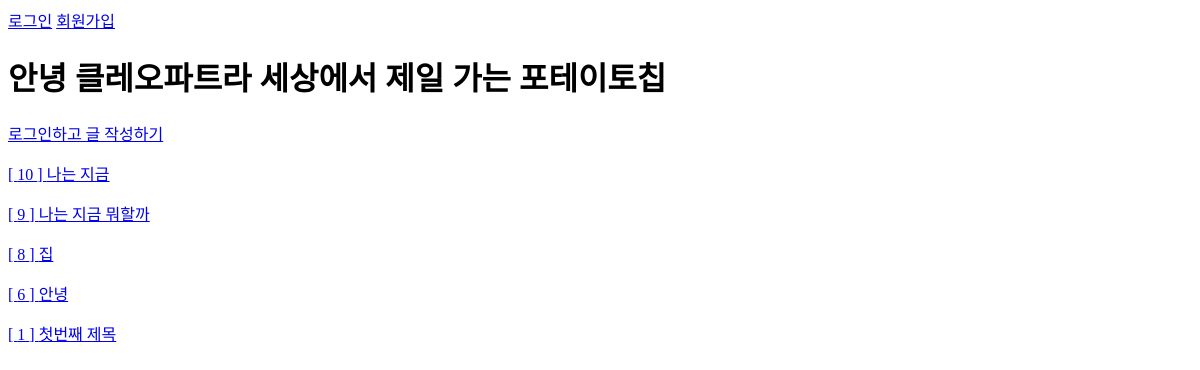
Page /aaa/ on the earlier database version.
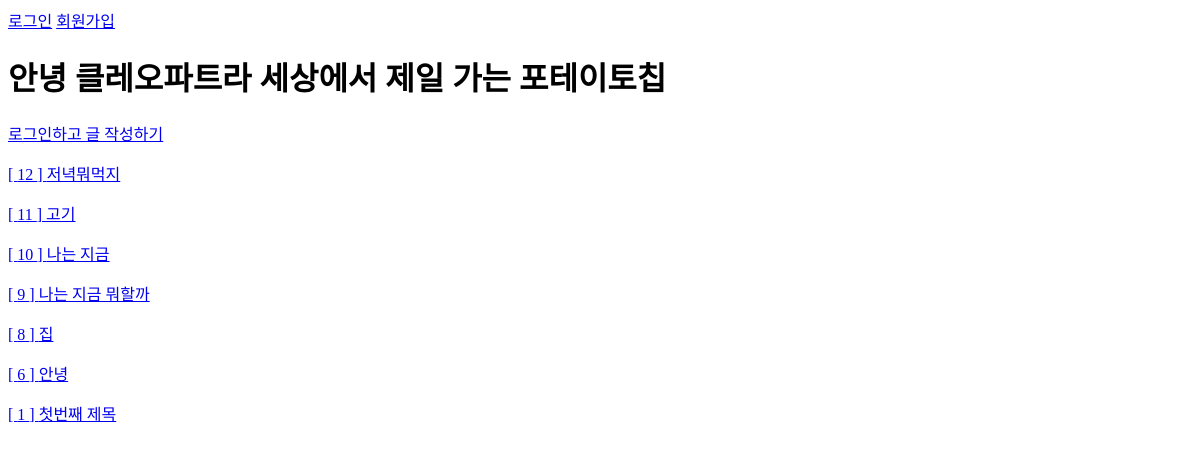
Same page on the later database version.
### aaa/models.py (models this page shows, shortened)
class Article(models.Model):
    title = models.CharField(max_length=50)
    content = models.TextField()
    created_at = models.DateTimeField(auto_now_add=True)
    updated_at = models.DateTimeField(auto_now=True)
    image =models.ImageField(upload_to="images/", blank=True)

### aaa/views.py (the view)
# urls.py: path('', views.articles, name="articles"),
def articles(request):
    articles = Article.objects.all().order_by("-pk")
    context = {
        "articles": articles,
    }
    return render(request, "articles.html", context)

### aaa/templates/articles.html
{% extends 'base.html' %}
{% block content %}
<h1>안녕 클레오파트라 세상에서 제일 가는 포테이토칩</h1>
{% if request.user.is_authenticated %}
    <a href="{% url 'create' %}">
    <button>새로운 글 작성</button>
    </a>
{% else %}
    <a href="{% url 'accounts:login' %}">로그인하고 글 작성하기</a>
{% endif %}
{% for article in articles %}
    <a href="{% url 'article_detail' article.pk %}">
        <p>[ {{ article.pk }} ] {{ article.title }}</p>
    </a>
    {% endfor %}
{% endblock content %}

### templates/base.html (shortened to what this page needs)
{% load static %}
<!DOCTYPE html>
<html lang="en">
<head>
    <link rel="stylesheet" href="{% static 'css/style.css' %}">
</head>
<body>
    <div class="navbar">
        {% if request.user.is_authenticated %}
        <h1>안녕 바바는 너야, {{ request.user.username }}</h1>
        <form action="{% url 'accounts:logout' %}" method="POST">
            {% csrf_token %}
            <input type="submit" value="로그아웃"></input>
        </form>
        <a href="{% url 'accounts:update' %}">회원정보수정</a>
        <form action="{% url 'accounts:delete' %}" method="POST">
            {% csrf_token %}
            <input type="submit" value="회원탈퇴">
        </form>
        {% else %}
        <a href="{% url 'accounts:login' %}">로그인</a>
        <a href="{% url 'accounts:signup' %}">회원가입</a>
        {% endif %}
    </div>
    <div class="container">
        {% block content%}
        {% endblock content %}
    </div>
</body>
</html>

Differences in the rows shown:
added Article: pk "12", title "저녁뭐먹지"
added Article: pk "11", title "고기"
